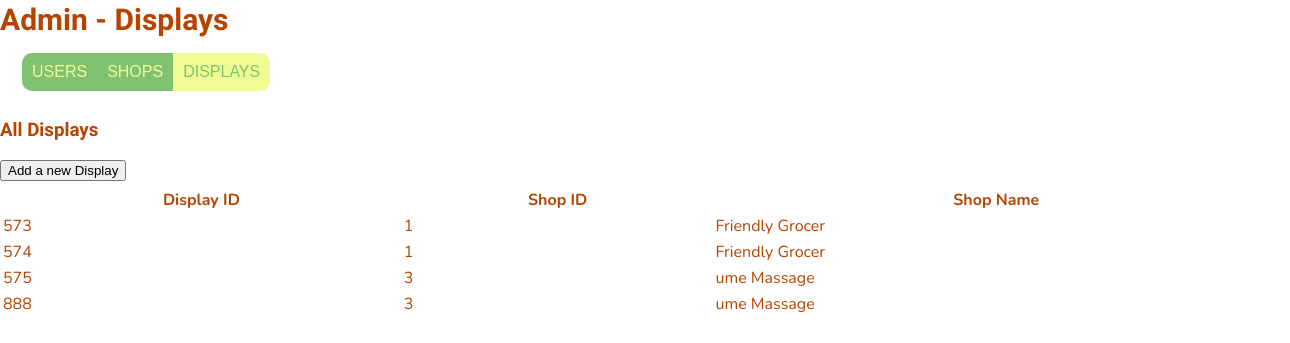
Before: /adminDisplays (signed in) with the older database file.
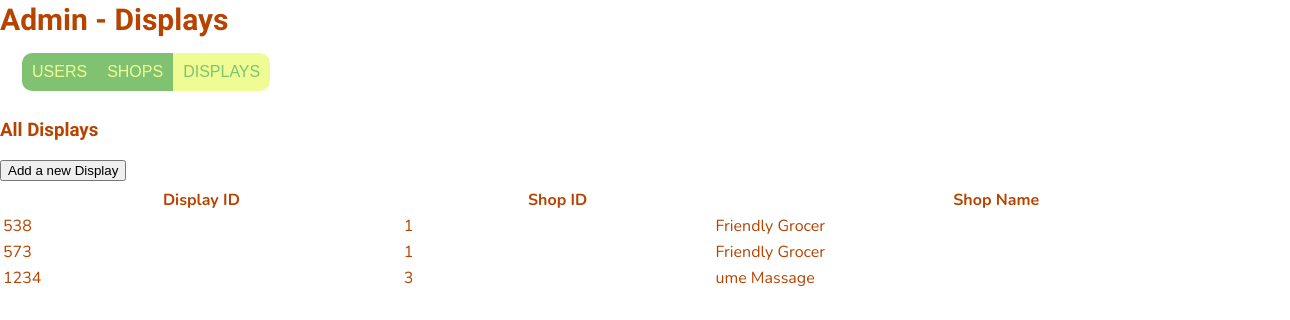
After: the same page with the newer database file.
### website/models.py (models this page shows)
class Displays(db.Model):
    displayID = db.Column(db.Integer, primary_key=True)
    shopID = db.Column(db.Integer, db.ForeignKey('shops.shopID', name='fk_shops_shopID'))
    shopMenus = db.relationship('ShopMenus', backref='display')
    shops = db.relationship('Shops', back_populates='displays')

class Shops(db.Model):
    shopID = db.Column(db.Integer, primary_key=True)
    shopName = db.Column(db.String(50), nullable=False)
    shopAddress = db.Column(db.String(120), nullable=False)
    primaryUserID = db.Column(db.Integer, db.ForeignKey('users.id', name='fk_shops_users'))
    displays = db.relationship('Displays', back_populates='shops')

### website/displays.py (the view)
@displays.route('/adminDisplays', methods=['GET', 'POST'])
@login_required
def adminDisplays():
    user = current_user
    displays = Displays.query.all()
    return render_template('adminDisplays.html',
                           displays=displays,
                           user=user)

### website/__init__.py (called while the page is built)
def create_app():
    app = Flask(__name__)
    app.config['SECRET_KEY'] = 'itAlwaysWorksInTheEnd'
    app.config['SQLALCHEMY_DATABASE_URI'] = f'sqlite:///{DB_NAME}'
    db.init_app(app)
    migrate.init_app(app, db)
    app.config['UPLOAD_FOLDER'] = UPLOAD_FOLDER
    from .views import views
    from .displays import displays
    from .auth import auth
    from .adsControl import adsControl
    app.register_blueprint(views, url_prefix='/')
    app.register_blueprint(displays, url_prefix='/')
    app.register_blueprint(auth, url_prefix='/')
    app.register_blueprint(adsControl, url_prefix='/')
    login_manager = LoginManager()
    login_manager.login_view = 'auth.login'
    login_manager.init_app(app)
    @login_manager.user_loader
    def load_user(id):
        from .models import Users
        return Users.query.get(int(id))
    return app

### website/templates/adminDisplays.html (shortened to what this page needs)
{% extends "base.html" %} {% block title %}Admin{% endblock %}
{% block content %}
    <div class="header" id="myHeader">
        <h2>Admin - Displays</h2>
    </div>
    <div>
        <form method="POST">
            <fieldset>
                <label for="users">Users</label>
                <label for="shops">Shops</label>
                <label for="displays">Displays</label>
            </fieldset>
        </form>
    </div>
    <div>
        <h3>All Displays</h3>
        <button type="button" onclick="window.location.href='/adminDisplaysAddNew';">Add a new Display</button>
        <table>
            <thead>
                <tr>
                    <th>Display ID</th>
                    <th>Shop ID</th>
                    <th>Shop Name</th>
                </tr>
            </thead>
            <tbody>
            {% for display in displays %}
                <tr onclick="window.location.href='/adminDisplayEdit/{{ display.displayID }}';" name="{{ display.displayID }}">
                    <td>{{ display.displayID }}</td>
                    <td>{{ display.shopID }}</td>
                    <td>{{ display.shops.shopName }}</td>
                </tr>
            {% endfor %}
            </tbody>
        </table>
    </div>
{% endblock %}

### website/templates/base.html (shortened to what this page needs)
<!DOCTYPE html>
<html lang="en">
<head>
    <link rel="stylesheet" href="{{ url_for('static', filename='style.css') }}">
    <link href="https://cdnjs.cloudflare.com/ajax/libs/select2/4.0.13/css/select2.min.css" rel="stylesheet" />
</head>
<body>
    {% block content %}
    {% endblock %}
</body>
</html>

### website/static/style.css (style rules this page uses)
body { background: #ffffff; width: 1280px; height: 680px; font-family: 'Lobster', sans-serif; font-size: 1rem; color: #b64400; margin: 0px; }
h2 { font-size: 30px; margin-top: 2px; margin-bottom: 2px; }
fieldset { display:flex; width: fit-content; margin: 10px 10px; border-width: 0; }
fieldset input[type="radio"] + label { color: #EFFC93; background-color: #80C271; padding: 10px 10px; text-transform: uppercase; font-family: 'Orbitron', sans-serif; transition: 0.5s; }
fieldset input[type="radio"]:first-of-type + label { border-top-left-radius: 10px; border-bottom-left-radius: 10px; }
fieldset input[type="radio"]:last-of-type + label { border-top-right-radius: 10px; border-bottom-right-radius: 10px; }
fieldset input[type="radio"]:checked + label { color: #80C271; background-color: #EFFC93; }
p, table { font-family: 'Nunito', sans-serif; font-size: 16px; margin-top: 5px; margin-bottom: 5px; padding-top: 0; }
table { width: 100%; }
table { position: relative; top: 0; left: 0; width: 100%; }

Changed rows visible on the page:
removed Displays: displayID "574", shopID "1", shops.shopName "Friendly Grocer"
removed Displays: displayID "575", shopID "3", shops.shopName "ume Massage"
removed Displays: displayID "888", shopID "3", shops.shopName "ume Massage"
added Displays: displayID "538", shopID "1", shops.shopName "Friendly Grocer"
added Displays: displayID "1234", shopID "3", shops.shopName "ume Massage"
